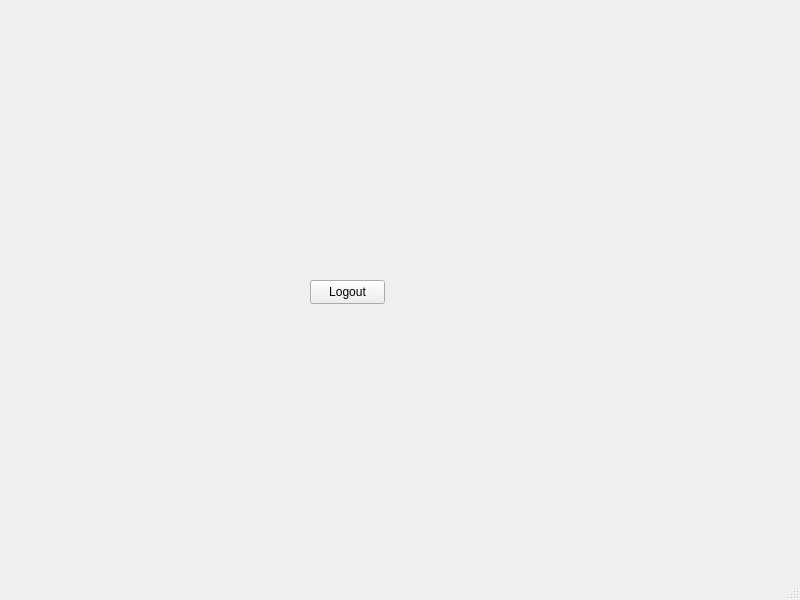
<?xml version="1.0" encoding="UTF-8"?>
<ui version="4.0">
 <class>MainWindowDriver</class>
 <widget class="QMainWindow" name="MainWindowDriver">
  <property name="geometry">
   <rect>
    <x>0</x>
    <y>0</y>
    <width>800</width>
    <height>600</height>
   </rect>
  </property>
  <property name="windowTitle">
   <string>MainWindow</string>
  </property>
  <widget class="QWidget" name="centralwidget">
   <widget class="QPushButton" name="button_logout">
    <property name="geometry">
     <rect>
      <x>310</x>
      <y>280</y>
      <width>75</width>
      <height>24</height>
     </rect>
    </property>
    <property name="text">
     <string>Logout</string>
    </property>
   </widget>
  </widget>
  <widget class="QMenuBar" name="menubar">
   <property name="geometry">
    <rect>
     <x>0</x>
     <y>0</y>
     <width>800</width>
     <height>22</height>
    </rect>
   </property>
  </widget>
  <widget class="QStatusBar" name="statusbar"/>
 </widget>
 <resources/>
 <connections/>
</ui>
